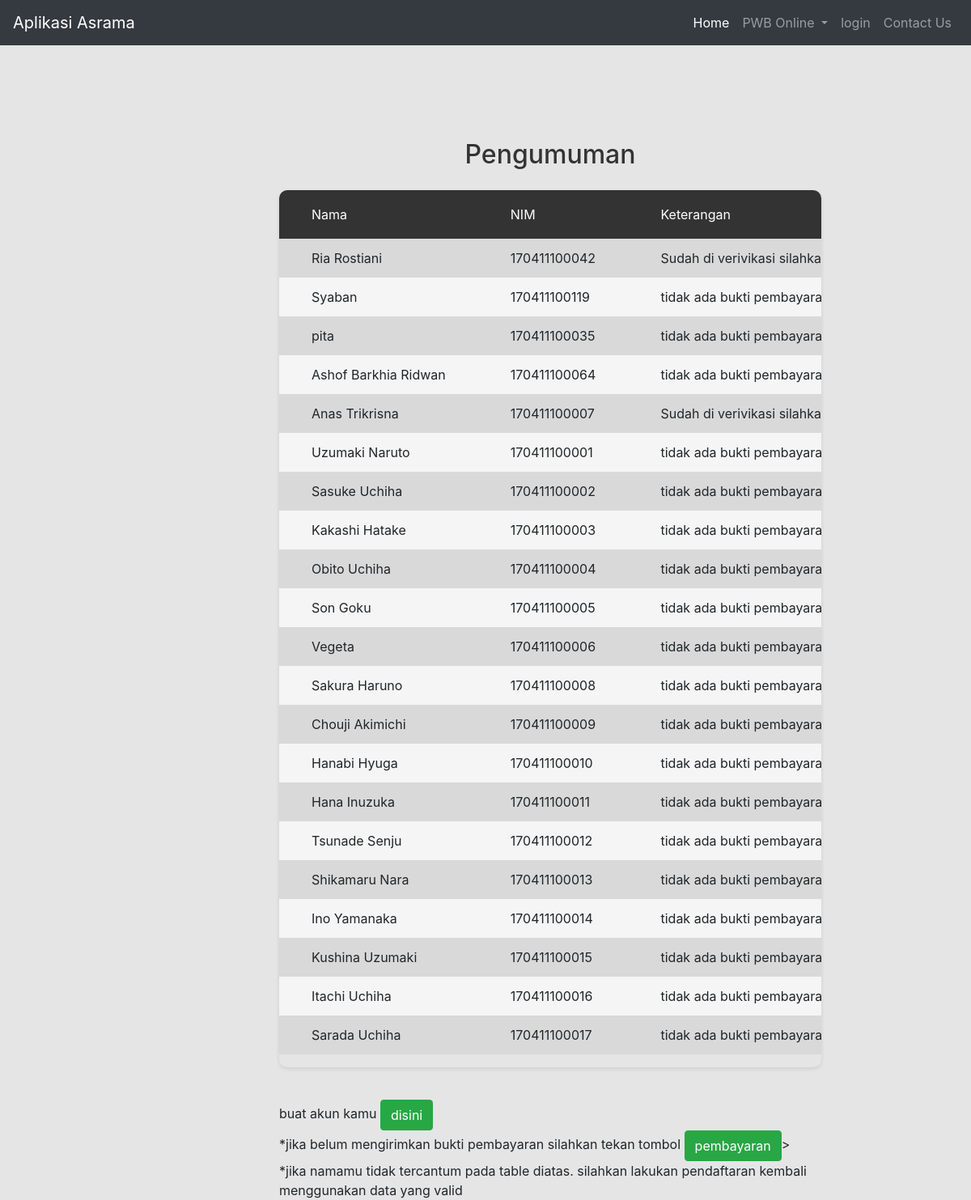
The page /index.php/daftar/bayar on the database its author committed.
### tables this page shows
CREATE TABLE `pendaftaran` (
  `id_daftar` int(11) NOT NULL,
  `namalengkap` varchar(50) NOT NULL,
  `nim` varchar(30) NOT NULL,
  `prodi` varchar(30) NOT NULL,
  `alamat` varchar(50) NOT NULL,
  `id_jk` int(11) NOT NULL,
  `foto` varchar(50) NOT NULL,
  `file_ktm` varchar(40) NOT NULL,
  `id_pengurus` int(11) DEFAULT NULL,
  `tgl_lahir` varchar(20) NOT NULL,
  `nowa` varchar(25) NOT NULL,
  `bukti_bayar` varchar(50) DEFAULT NULL,
  `keterangan` varchar(50) DEFAULT NULL
);

### application/controllers/daftar.php (called while the page is built, shortened)
<?php
class daftar extends CI_Controller {
	public function __construct(){
		$this->load->model("model_daftar");
	}
	public function bayar(){
		$this->load->view("pengumuman");
	}
}

### index.php (called while the page is built, shortened)
<?php
require_once BASEPATH.'core/CodeIgniter.php';

### application/views/pengumuman.php (the view, shortened to what this page needs)
<?php
    $this->load->view('Temp/header');
?>
<div class="page-container">
    <div class="main-content">
        <div class="section__content section__content--p30">
            <div class="container-fluid">
                <div class="row">
                    <div class="col-lg-10">
                      <h2 class="text-center m-b-25">Pengumuman</h2>
                        <div class="table-responsive table--no-card m-b-40">
                            <table class="table table-borderless table-striped table-earning">
                                <thead>
                                  <tr>
                                    <th>Nama</th>
                                    <th>NIM</th>
                                    <th>Keterangan</th>
                                  </tr>
                                </thead>
                                <tbody>
                                  <?php $pendaftaran = $this->db->get('pendaftaran');
                                  foreach($pendaftaran->result() as $row){
                                    echo "<tr>";
                                      echo "<td> $row->namalengkap</td>";
                                      echo "<td> $row->nim</td>";
                                      echo "<td> $row->keterangan</td>";
                                    echo "</tr>";
                                  }?>
                                </tbody>
                            </table>
                        </div>
                        buat akun kamu <a href="<?php echo site_url('daftar/buatakun'); ?>" class="btn btn-success">disini</a><br>
                            *jika belum mengirimkan bukti pembayaran silahkan tekan tombol <a href="<?php echo site_url('daftar/pembayaran'); ?>" class="btn btn-success">pembayaran</a>><br>
                            *jika namamu tidak tercantum pada table diatas. silahkan lakukan pendaftaran kembali menggunakan data yang valid
                    </div>
                </div>
            </div>
        </div>
    </div>
</div>
</body>
</html>

### application/views/Temp/header.php (shortened to what this page needs)
<!DOCTYPE html>
<html>
<head>
  <link rel="stylesheet" type="text/css" href="<?= base_url(); ?>css/style.css">
  <link rel="stylesheet" type="text/css" href="<?= base_url(); ?>css/bootstrap.min.css">
  <link rel="stylesheet" href="https://use.fontawesome.com/releases/v5.7.2/css/all.css">
</head>
<body>
<nav class="navbar navbar-expand-md navbar-dark bg-dark">
  <a class="navbar-brand" href="#">Aplikasi Asrama</a>
  <div class="collapse navbar-collapse" id="navbarSupportedContent">
    <ul class="navbar-nav ml-auto">
      <li class="nav-item active">
        <a class="nav-link" href="<?php echo site_url('welcome')?>">Home</a>
      </li>
      <li class="nav-item dropdown">
        <a class="nav-link dropdown-toggle" href="#" id="navbarDropdown" role="button" data-toggle="dropdown">
          PWB Online
        </a>
      </li>
      <li class="nav-item dropdown">
        <a class="nav-link  " data-toggle="modal" data-target="#login" href="">login</a>
      </li>
      <li class="nav-item">
        <a class="nav-link" href="">Contact Us</a>
      </li>
    </ul>
  </div>
</nav>

### rows shown on the page
pendaftaran: namalengkap "Ria Rostiani", nim "170411100042", keterangan "Sudah di verivikasi…"
pendaftaran: namalengkap "Syaban", nim "170411100119", keterangan "tidak ada bukti…"
pendaftaran: namalengkap "pita", nim "170411100035", keterangan "tidak ada bukti…"
pendaftaran: namalengkap "Ashof Barkhia Ridwan", nim "170411100064", keterangan "tidak ada bukti…"
pendaftaran: namalengkap "Anas Trikrisna", nim "170411100007", keterangan "Sudah di verivikasi…"
pendaftaran: namalengkap "Uzumaki Naruto", nim "170411100001", keterangan "tidak ada bukti…"
pendaftaran: namalengkap "Sasuke Uchiha", nim "170411100002", keterangan "tidak ada bukti…"
pendaftaran: namalengkap "Kakashi Hatake", nim "170411100003", keterangan "tidak ada bukti…"
pendaftaran: namalengkap "Obito Uchiha", nim "170411100004", keterangan "tidak ada bukti…"
pendaftaran: namalengkap "Son Goku", nim "170411100005", keterangan "tidak ada bukti…"
pendaftaran: namalengkap "Vegeta", nim "170411100006", keterangan "tidak ada bukti…"
pendaftaran: namalengkap "Sakura Haruno", nim "170411100008", keterangan "tidak ada bukti…"
pendaftaran: namalengkap "Chouji Akimichi", nim "170411100009", keterangan "tidak ada bukti…"
pendaftaran: namalengkap "Hanabi Hyuga", nim "170411100010", keterangan "tidak ada bukti…"
pendaftaran: namalengkap "Hana Inuzuka", nim "170411100011", keterangan "tidak ada bukti…"
pendaftaran: namalengkap "Tsunade Senju", nim "170411100012", keterangan "tidak ada bukti…"
pendaftaran: namalengkap "Shikamaru Nara", nim "170411100013", keterangan "tidak ada bukti…"
pendaftaran: namalengkap "Ino Yamanaka", nim "170411100014", keterangan "tidak ada bukti…"
pendaftaran: namalengkap "Kushina Uzumaki", nim "170411100015", keterangan "tidak ada bukti…"
pendaftaran: namalengkap "Itachi Uchiha", nim "170411100016", keterangan "tidak ada bukti…"
pendaftaran: namalengkap "Sarada Uchiha", nim "170411100017", keterangan "tidak ada bukti…"
